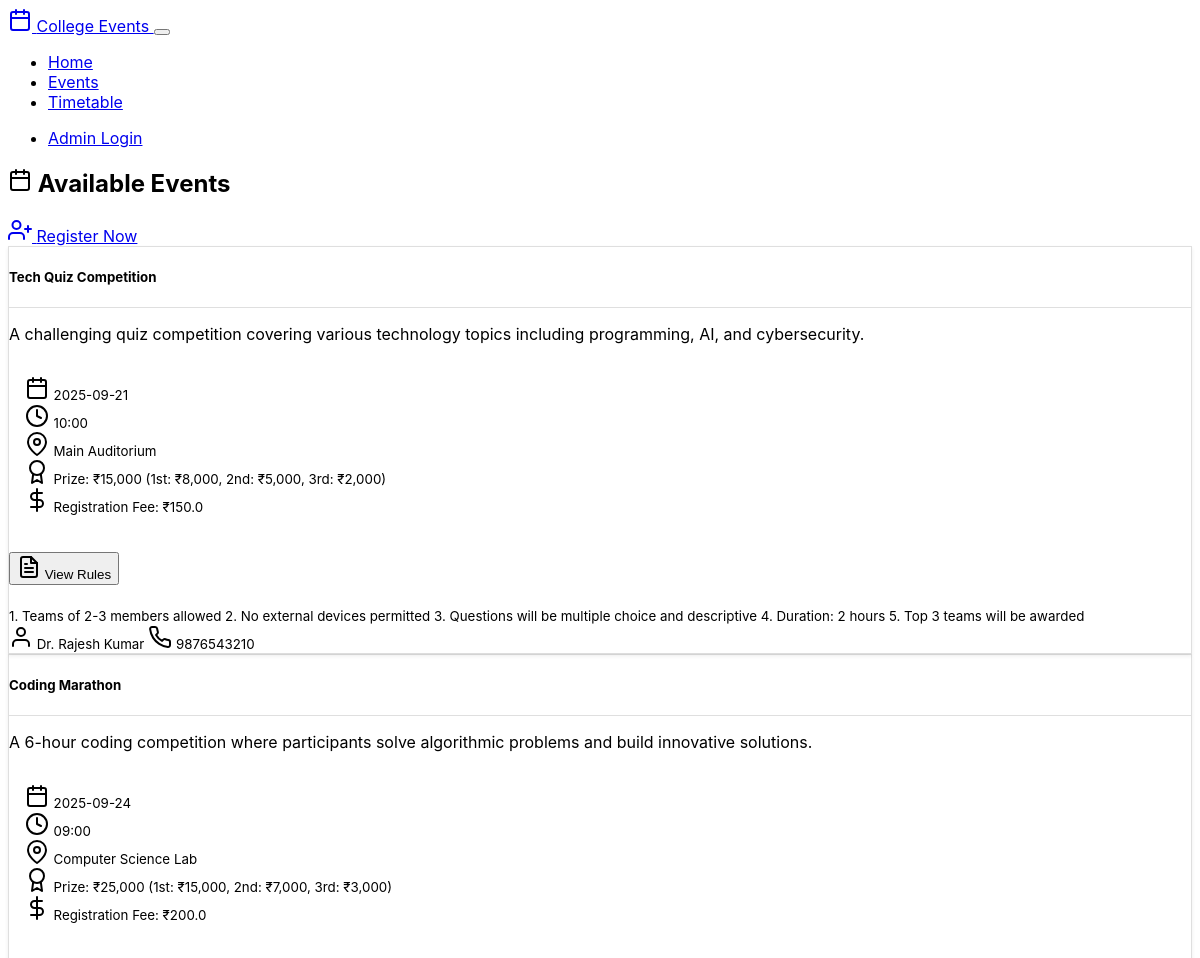
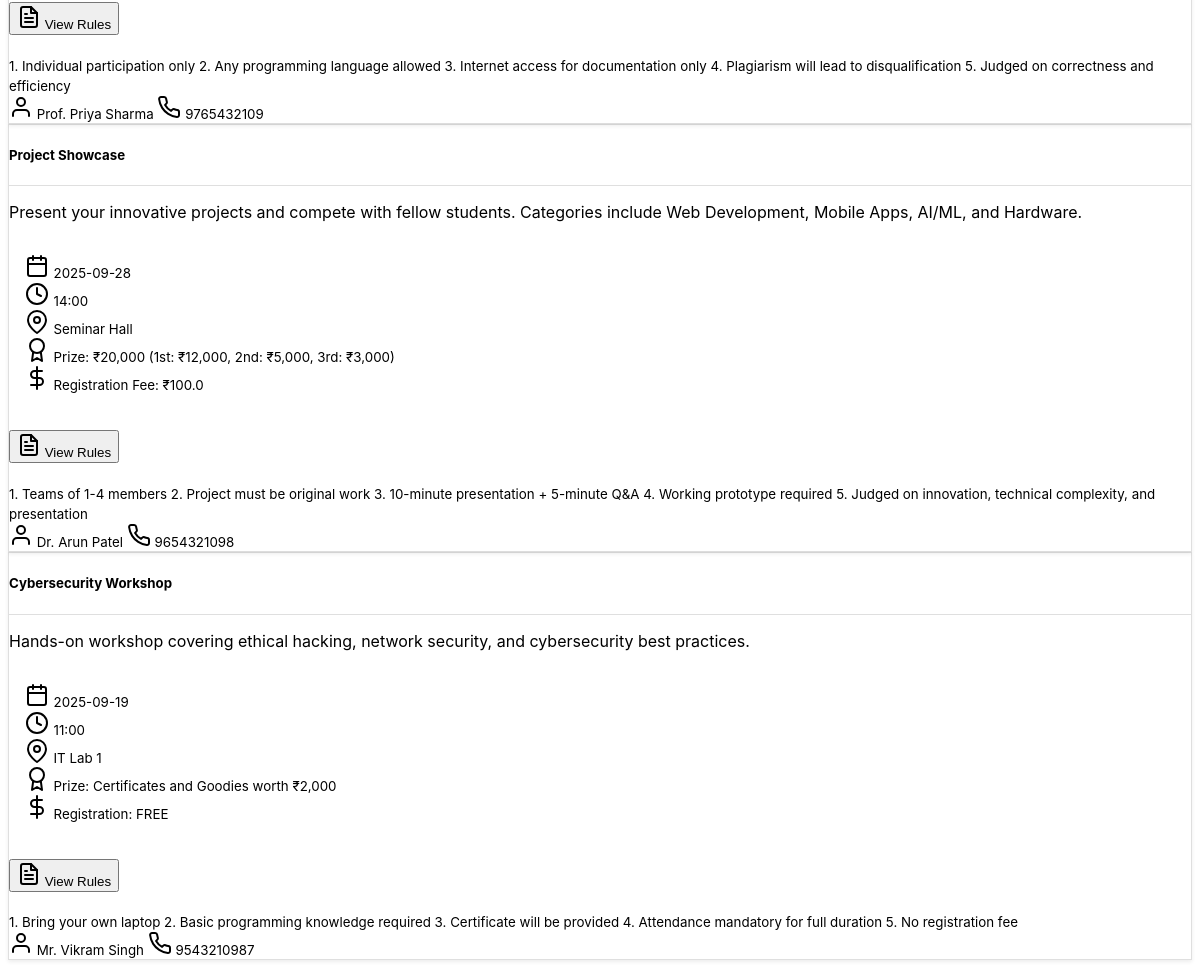
The app's page /events with its own data (2 pictures, top to bottom).
### app.py (models this page shows, shortened)
class Event(db.Model):
    id = db.Column(db.Integer, primary_key=True)
    name = db.Column(db.String(200), nullable=False)
    description = db.Column(db.Text, nullable=False)
    rules = db.Column(db.Text, nullable=False)
    prize = db.Column(db.String(100), nullable=False)
    registration_fee = db.Column(db.Float, nullable=False, default=0.0)
    date = db.Column(db.String(20), nullable=False)
    time = db.Column(db.String(20), nullable=False)
    venue = db.Column(db.String(200), nullable=False)
    lead_name = db.Column(db.String(100), nullable=False)
    lead_phone = db.Column(db.String(15), nullable=False)
    created_at = db.Column(db.DateTime, default=datetime.utcnow)

### app.py (the view)
@app.route('/events')
def events():
    events_list = Event.query.all()
    return render_template('events.html', events=events_list)

### templates/events.html (shortened to what this page needs)
{% extends "base.html" %}
{% block content %}
<div class="row">
    <div class="col-12">
        <div class="d-flex justify-content-between align-items-center mb-4">
            <h2>
                <i data-feather="calendar" class="me-2"></i>
                Available Events
            </h2>
            <a href="{{ url_for('student_register') }}" class="btn btn-primary">
                <i data-feather="user-plus" class="me-2"></i>
                Register Now
            </a>
        </div>
        {% if events %}
        <div class="row g-4">
            {% for event in events %}
            <div class="col-md-6 col-lg-4">
                <div class="card h-100">
                    <div class="card-header">
                        <h5 class="card-title mb-0">{{ event.name }}</h5>
                    </div>
                    <div class="card-body">
                        <p class="card-text">{{ event.description }}</p>
                        <div class="event-details mb-3">
                            <div class="d-flex align-items-center mb-2">
                                <i data-feather="calendar" class="me-2 text-primary"></i>
                                <small>{{ event.date }}</small>
                            </div>
                            <div class="d-flex align-items-center mb-2">
                                <i data-feather="clock" class="me-2 text-primary"></i>
                                <small>{{ event.time }}</small>
                            </div>
                            <div class="d-flex align-items-center mb-2">
                                <i data-feather="map-pin" class="me-2 text-primary"></i>
                                <small>{{ event.venue }}</small>
                            </div>
                            <div class="d-flex align-items-center mb-2">
                                <i data-feather="award" class="me-2 text-success"></i>
                                <small>Prize: {{ event.prize }}</small>
                            </div>
                            <div class="d-flex align-items-center mb-2">
                                <i data-feather="dollar-sign" class="me-2 text-info"></i>
                                <small>
                                    {% if event.registration_fee > 0 %}
                                    Registration Fee: ₹{{ event.registration_fee }}
                                    {% else %}
                                    Registration: FREE
                                    {% endif %}
                                </small>
                            </div>
                        </div>
                        <div class="accordion accordion-flush" id="accordion{{ event.id }}">
                            <div class="accordion-item">
                                <h2 class="accordion-header">
                                    <button class="accordion-button collapsed" type="button" data-bs-toggle="collapse" data-bs-target="#collapse{{ event.id }}">
                                        <i data-feather="file-text" class="me-2"></i>
                                        View Rules
                                    </button>
                                </h2>
                                <div id="collapse{{ event.id }}" class="accordion-collapse collapse" data-bs-parent="#accordion{{ event.id }}">
                                    <div class="accordion-body">
                                        <small>{{ event.rules }}</small>
                                    </div>
                                </div>
                            </div>
                        </div>
                    </div>
                    <div class="card-footer">
                        <div class="d-flex align-items-center justify-content-between">
                            <small class="text-muted">
                                <i data-feather="user" class="me-1"></i>
                                {{ event.lead_name }}
                            </small>
                            <small class="text-muted">
                                <i data-feather="phone" class="me-1"></i>
                                {{ event.lead_phone }}
                            </small>
                        </div>
                    </div>
                </div>
            </div>
            {% endfor %}
        </div>
        {% else %}
        <div class="text-center py-5">
            <i data-feather="calendar-x" width="64" height="64" class="text-muted mb-3"></i>
            <h4 class="text-muted">No Events Available</h4>
            <p class="text-muted">Check back later for upcoming events!</p>
        </div>
        {% endif %}
    </div>
</div>
{% endblock %}

### static/style.css (style rules this page uses)
body { font-family: -apple-system, BlinkMacSystemFont, 'Segoe UI', Roboto, sans-serif; }
.card { box-shadow: 0 0.125rem 0.25rem rgba(0, 0, 0, 0.075); border: 1px solid rgba(0, 0, 0, 0.125); }
.card-header { background-color: var(--bs-gray-100); border-bottom: 1px solid rgba(0, 0, 0, 0.125); }
.event-details { border-left: 3px solid var(--bs-primary); padding-left: 1rem; background-color: var(--bs-gray-50); border-radius: 0.375rem; padding: 1rem; }
[data-bs-theme="dark"] .card-header { background-color: var(--bs-gray-800); }
[data-bs-theme="dark"] .event-details { background-color: var(--bs-gray-800); }
.btn { transition: all 0.2s ease-in-out; }
.card { transition: transform 0.2s ease-in-out; }

### records on screen
Event: name "Tech Quiz Competition", description "A challenging quiz competition covering various technology topics including programming, AI, and cybersecurity.", date "2025-09-21", time "10:00", venue "Main Auditorium", prize "₹15,000 (1st: ₹8,000, 2nd: ₹5,000, 3rd: ₹2,000)", registration_fee "150.0", rules "1. Teams of 2-3 members allowed 2. No external devices permitted 3. Questions will be multiple choice and descriptive 4. Duration: 2 hours 5. Top 3 teams will be awarded", lead_name "Dr. Rajesh Kumar", lead_phone "9876543210"
Event: name "Coding Marathon", description "A 6-hour coding competition where participants solve algorithmic problems and build innovative solutions.", date "2025-09-24", time "09:00", venue "Computer Science Lab", prize "₹25,000 (1st: ₹15,000, 2nd: ₹7,000, 3rd: ₹3,000)", registration_fee "200.0", rules "1. Individual participation only 2. Any programming language allowed 3. Internet access for documentation only 4. Plagiarism will lead to disqualification 5. Judged on correctness and efficiency", lead_name "Prof. Priya Sharma", lead_phone "9765432109"
Event: name "Project Showcase", description "Present your innovative projects and compete with fellow students. Categories include Web Development, Mobile Apps, AI/ML, and Hardware.", date "2025-09-28", time "14:00", venue "Seminar Hall", prize "₹20,000 (1st: ₹12,000, 2nd: ₹5,000, 3rd: ₹3,000)", registration_fee "100.0", rules "1. Teams of 1-4 members 2. Project must be original work 3. 10-minute presentation + 5-minute Q&A 4. Working prototype required 5. Judged on innovation, technical complexity, and presentation", lead_name "Dr. Arun Patel", lead_phone "9654321098"
Event: name "Cybersecurity Workshop", description "Hands-on workshop covering ethical hacking, network security, and cybersecurity best practices.", date "2025-09-19", time "11:00", venue "IT Lab 1", prize "Certificates and Goodies worth ₹2,000", registration_fee "Registration: FREE", rules "1. Bring your own laptop 2. Basic programming knowledge required 3. Certificate will be provided 4. Attendance mandatory for full duration 5. No registration fee", lead_name "Mr. Vikram Singh", lead_phone "9543210987"
